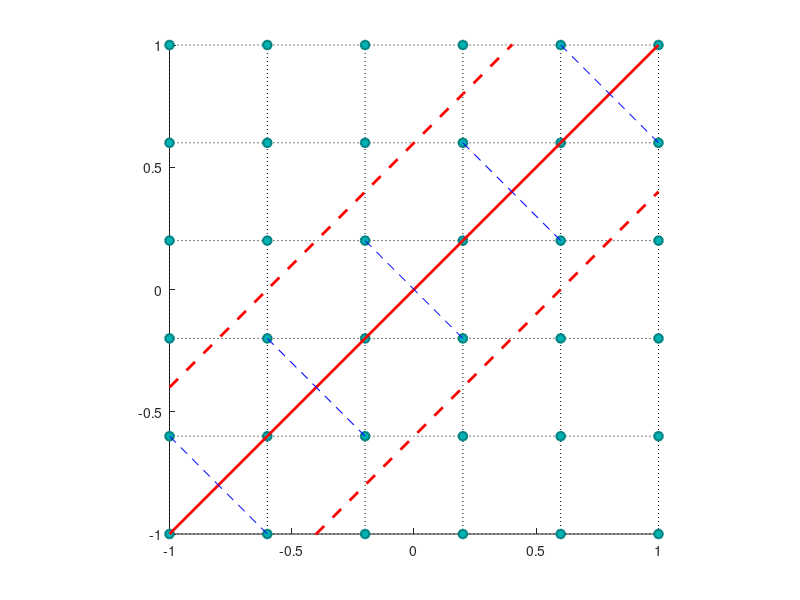

The MATLAB script that drew this image:


%%%%%%%%%%%%%%%%%%%%%%%%%%%%%%%%%%%%%%%%%%%%%%%%%%%%%%%%%%%%%%%%%%%%%
%
% Numerical Experiments for Validation of Numerical Analysis of IBIM
%
% Generate Demonstration Figure
%
%%%%%%%%%%%%%%%%%%%%%%%%%%%%%%%%%%%%%%%%%%%%%%%%%%%%%%%%%%%%%%%%%%%%%

ylim([-1 1]);
xlim([-1 1]);
% gridlines ---------------------------
hold on
g_y=-1:0.4:1; % user defined grid Y [start:spaces:end]
g_x=-1:0.4:1; % user defined grid X [start:spaces:end]

for i=1:length(g_x)
   plot([g_x(i) g_x(i)],[g_y(1) g_y(end)],'k:') %y grid lines
   hold on    
end

for i=1:length(g_y)
   plot([g_x(1) g_x(end)],[g_y(i) g_y(i)],'k:') %x grid lines
   hold on    
end

[X,Y] = meshgrid(g_x, g_y);

scatter(X, Y, 40,'MarkerEdgeColor',[0 .5 .5],...
              'MarkerFaceColor',[0 .7 .7],...
              'LineWidth',1.5);
hold on;

plot(g_x,g_x,'r','Linewidth',2);
hold on;

plot(g_x,g_x + 0.6,'r--','Linewidth',2);
hold on;

plot(g_x,g_x - 0.6,'r--','Linewidth',2);
hold on;

for i = 1:length(X)^2
    if abs(X(i) - Y(i)) < 0.6
    plot([X(i) (X(i) + Y(i))/2], [Y(i) (X(i) + Y(i))/2], '--b');
    hold on;
    end
end

daspect([1 1 1])